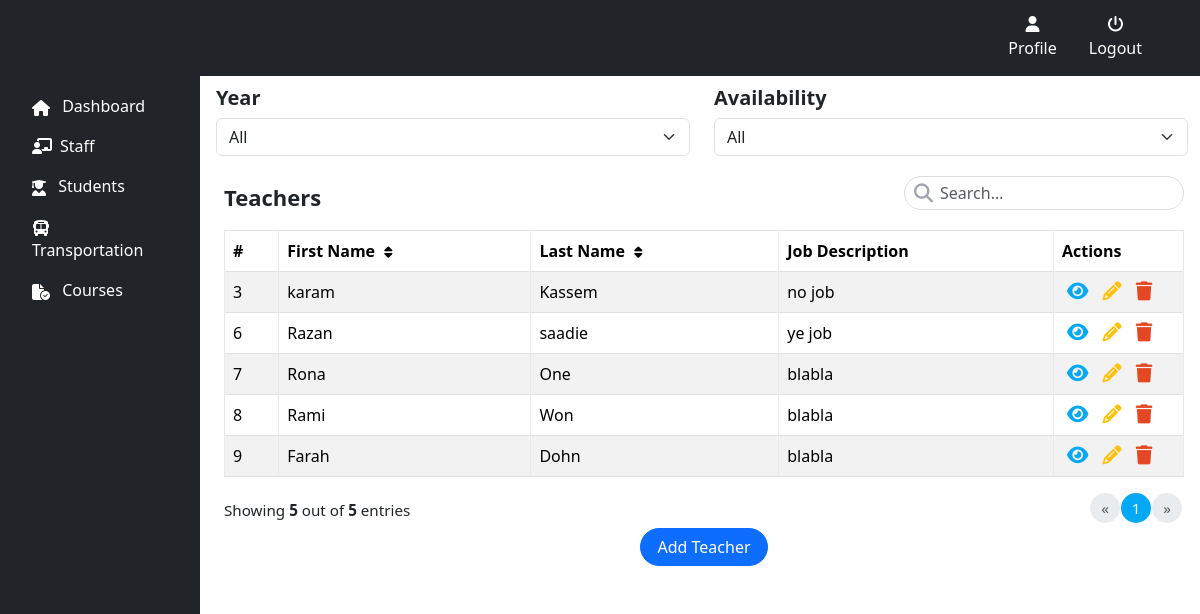
The page /php/admin/teacher.php (signed in) on the database its author committed.
### tables this page shows
CREATE TABLE `teacher` (
  `teacher_id` int(30) NOT NULL,
  `first_name` varchar(30) NOT NULL,
  `last_name` varchar(30) NOT NULL,
  `email` varchar(50) NOT NULL,
  `job_description` text NOT NULL
);

### php/admin/teacher.php (the view, shortened to what this page needs)
<?php
include_once '../include/connect.php';
$teachersPerPage = 10;
$page = isset($_GET['page']) && is_numeric($_GET['page']) ? $_GET['page'] : 1;
$offset = ($page - 1) * $teachersPerPage;
$sql = "SELECT teacher_id, first_name, last_name, job_description FROM teacher";
$sql_total_teachers = "SELECT COUNT(*) AS total FROM teacher";
$sql .= " LIMIT $offset, $teachersPerPage";
if ($stmt = mysqli_prepare($connection, $sql)) {
    mysqli_stmt_execute($stmt);
    $result = mysqli_stmt_get_result($stmt);
} else {
    echo "Error in preparing SQL statement: " . mysqli_error($connection);
}
?>
<!DOCTYPE html>
<html lang="en">
<head>
    <link href="../../external/bootstrap/bootstrap.min.css" rel="stylesheet">
    <link href="../../external/fontawesome/css/all.min.css" rel="stylesheet">
    <link href="../../external/fontawesome/css/fontawesome.min.css" rel="stylesheet">
    <link href="../../css/teacher.css" rel="stylesheet">
</head>
<?php
include '../include/navbar.php';
?>
<body>
    <div class="row">
        <div class="col-md-2">
            <?php include '../include/sidebar.php'; ?>
        </div>
        <div class="col-md-10">
            <div class="container mt-3">
                <?php
                if ($result) {
                    $resultTotalTeachers = mysqli_query($connection, $sql_total_teachers);
                    $rowTotalTeachers = mysqli_fetch_assoc($resultTotalTeachers);
                    $total_teachers = $rowTotalTeachers['total'];
                ?>
                    <div class="row">
                        <div class="col-md-6">
                            <h5><b>Year</b></h5>
                            <select class="form-select">
                                <option selected="">All</option>
                            </select>
                        </div>
                        <div class="col-md-6">
                            <h5><b>Availability</b></h5>
                            <form id="statusForm" action="teacher.php" method="GET">
                                <select class="form-select" name="status" onchange="submit_form('statusForm')">
                                    <option value="">All</option>
                                </select>
                            </form>
                        </div>
                    </div>
            </div>
            <div class="table-responsive">
                <div class="table-wrapper">
                    <div class="table-title">
                        <div class="row">
                            <div class="col-sm-8">
                                <h2><b>Teachers</b></h2>
                            </div>
                            <div class="col-sm-4">
                                <div class="search-box">
                                    <form id="searchForm" action="teacher.php" method="GET">
                                        <i class="fa-solid fa-magnifying-glass" onclick="submit_form('searchForm')"></i>
                                        <input type="text" class="form-control" name="search" id="searchInput" placeholder="Search&hellip;" value=<?php echo $_GET["search"] ?? ""; ?>>
                                    </form>
                                </div>
                            </div>
                        </div>
                    </div>
                    <table class="table table-striped table-hover table-bordered">
                        <thead>
                            <tr>
                                <th>#</th>
                                <th>First Name <i class="fa fa-sort"></i></th>
                                <th>Last Name <i class="fa fa-sort"></i></th>
                                <th>Job Description</th>
                                <th>Actions</th>
                            </tr>
                        </thead>
                        <tbody>
                            <?php while ($row = mysqli_fetch_assoc($result)) : ?>
                                <tr>
                                    <td><?php echo $row['teacher_id']; ?></td>
                                    <td><?php echo $row['first_name']; ?></td>
                                    <td><?php echo $row['last_name']; ?></td>
                                    <td><?php echo $row['job_description']; ?></td>
                                    <td>
                                        <a href="view_teacher.php?view=<?php echo $row['teacher_id']; ?>" class="view" title="View" name="view" data-toggle="tooltip">
                                            <i class="fa-solid fa-eye"></i>
                                        </a>
                                        <a href="edit_teacher.php?edit=<?php echo $row['teacher_id']; ?>" class="edit" title="Edit" name="edit" data-toggle="tooltip">
                                            <i class="fa-solid fa-pencil"></i>
                                        </a>
                                        <a href="teacher.php?delete=<?php echo $row['teacher_id']; ?>" class="delete" title="Delete" name="delete" data-toggle="tooltip" onclick="return confirm('Delete this teacher?');">
                                            <i class="fa-solid fa-trash"></i>
                                        </a>
                                    </td>
                                </tr>
                            <?php endwhile; ?>
                        </tbody>
                    </table>
                    <?php
                    $totalPages = ceil($total_teachers / $teachersPerPage);
                    $current_entries_end = min($total_teachers, $offset + $teachersPerPage);
                    if ($current_entries_end < $offset + $teachersPerPage) {
                        $teachersPerPage = $current_entries_end - $offset;
                    } ?>
                    <div class='clearfix'>
                        <div class='hint-text'>Showing <b><?php echo $teachersPerPage ?></b> out of <b><?php echo $total_teachers ?></b> entries</div>
                        <?php
                        $maxVisiblePages = 5;
                        $startPage = max(1, $page - floor($maxVisiblePages / 2));
                        $endPage = min($totalPages, $startPage + $maxVisiblePages - 1);
                        $startPage = max(1, $endPage - $maxVisiblePages + 1);
                        ?>
                        <ul class="pagination">
                            <li class="page-item <?php echo $page == 1 ? 'disabled' : ''; ?>">
                                <a class="page-link" href="<?php echo $page > 1 ? "?page=" . ($page - 1) : "#"; ?>" aria-label="Previous">
                                    <span aria-hidden="true">&laquo;</span>
                                </a>
                            </li>
                            <?php for ($i = $startPage; $i <= $endPage; $i++) : ?>
                                <li class="page-item <?php echo $i == $page ? 'active' : ''; ?>">
                                    <a class="page-link" href="?page=<?php echo $i; ?>"><?php echo $i; ?></a>
                                </li>
                            <?php endfor; ?>
                            <li class="page-item <?php echo $page == $totalPages || $totalPages == 0 ? 'disabled' : ''; ?>">
                                <a class="page-link" href="<?php echo $page < $totalPages ? "?page=" . ($page + 1) : "#"; ?>" aria-label="Next">
                                    <span aria-hidden="true">&raquo;</span>
                                </a>
                            </li>
                        </ul>
                    </div>
                <?php } ?>
                <div class="text-center">
                    <a href="add_teacher.php" class="btn btn-primary rounded-pill px-3">Add Teacher</a>
                </div>
                </div>
            </div>
</body>
</html>

### php/include/navbar.php (shortened to what this page needs)
<!doctype html>
<html lang="en" data-bs-theme="auto">
  <head>
    <link href="../../external/bootstrap/bootstrap.min.css" rel="stylesheet">
    <link href="../../external/fontawesome/css/all.min.css" rel="stylesheet">
    <link href="../../external/fontawesome/css/fontawesome.min.css" rel="stylesheet">
  </head>
  <body>
    <header>
      <div class="px-3 py-2 text-bg-dark fixed-top">
        <div class="container">
          <div class="d-flex flex-wrap align-items-center justify-content-center justify-content-lg-start">
            <ul class="nav col-12 col-lg-auto my-2 justify-content-center my-md-0">
              <li>
                <a href="../include/navbar.php?admin=true" class="nav-link text-white">
                  <i class="bi d-block mx-auto mb-1 fa-solid fa-user"></i>
                  Profile
                </a>
              </li>
              <li>
                <a href="../admin/login.php?logout=true" class="nav-link text-white">
                  <i class="bi d-block mx-auto mb-1 fa-solid fa-power-off"></i>
                  Logout
                </a>
              </li>
            </ul>
          </div>
        </div>
    </header>
  </body>
</html>

### php/include/sidebar.php (shortened to what this page needs)
<!doctype html>
<html lang="en">
<head>
  <link href="../../external/bootstrap/bootstrap.min.css" rel="stylesheet">
  <link href="../../external/fontawesome/css/all.min.css" rel="stylesheet">
  <link href="../../external/fontawesome/css/fontawesome.min.css" rel="stylesheet">
</head>
<body>
  <main class="sidebar text-bg-dark">
    <div class="d-flex flex-column flex-shrink-0 p-3 text-bg-dark ">
      <ul class="nav nav-pills flex-column mb-auto">
        <li>
          <a href="../admin/dashboard.php" class="nav-link text-white">
            <i class="bi pe-none me-2 fa-solid fa-house"></i>
            Dashboard
          </a>
        </li>
        <li>
          <button class="text-white nav-link btn btn-toggle d-inline-flex align-items-center rounded border-0 collapsed" data-bs-toggle="collapse" data-bs-target="#account-collapse" aria-expanded="false">
            <i class="bi pe-none me-2 fa-solid fa-chalkboard-user"></i>
            Staff
          </button>
        </li>
        <li>
          <a href="../admin/student.php" class="nav-link text-white">
            <i class="bi pe-none me-2 fa-solid fa-user-graduate"></i>
            Students
          </a>
        </li>
        <li>
          <a href="../admin/transportation.php" class="nav-link text-white">
            <i class="bi pe-none me-2 fa-solid fa-bus"></i>
            Transportation
          </a>
        </li>
        <li>
          <a href="../admin/course.php" class="nav-link text-white">
            <i class="bi pe-none me-2 fa-solid fa-file-circle-check"></i>
            Courses
          </a>
        </li>
      </ul>
    </div>
    <div class="b-example-vr"></div>
  </main>
</body>
</html>

### css/teacher.css (style rules this page uses)
.table-wrapper { min-width: 1000px; background: #fff; padding: 20px; box-shadow: 0 1px 1px rgba(0, 0, 0, .05); }
.table-title { padding-bottom: 10px; margin: 0 0 10px; }
.table-title h2 { margin: 8px 0 0; font-size: 22px; }
.search-box { position: relative; float: right; }
.search-box input { height: 34px; border-radius: 20px; padding-left: 35px; border-color: #ddd; box-shadow: none; }
.search-box i { color: #a0a5b1; position: absolute; font-size: 19px; top: 8px; left: 10px; cursor: pointer; }
table.table tr th, table.table tr td { border-color: #e9e9e9; }
table.table-striped tbody tr:nth-of-type(odd) { background-color: #fcfcfc; }
table.table th i { font-size: 13px; margin: 0 5px; cursor: pointer; }
table.table td:last-child { width: 130px; }
table.table td a { color: #a0a5b1; display: inline-block; margin: 0 5px; }
table.table td a.view { color: #03A9F4; }
table.table td a.edit { color: #FFC107; }
table.table td a.delete { color: #E34724; }
table.table td i { font-size: 19px; }
.pagination { float: right; margin: 0 0 5px; }
.pagination li a { border: none; font-size: 95%; width: 30px; height: 30px; color: #999; margin: 0 2px; line-height: 30px; border-radius: 30px !important; text-align: center; padding: 0; }
.pagination li.active a { background: #03A9F4; }
.hint-text { float: left; margin-top: 6px; font-size: 95%; }

### php/include/navbar.php (style rules this page uses)
body { padding-top: 70px; }
.bi { vertical-align: -.125em; text-align: center; fill: currentColor; border-radius: 10px; }
.nav-link { border-radius: 10px; }

### php/include/sidebar.php (style rules this page uses)
.sidebar .btn { width: 100%; }
.b-example-vr { flex-shrink: 0; width: 1.5rem; height: 100vh; }
.bi { vertical-align: -.125em; fill: currentColor; }
.sidebar { width: 200px; height: 100vh; position: fixed; top: 70px; left: 0; }

### rows shown on the page
teacher: teacher_id "3", first_name "karam", last_name "Kassem", job_description "no job"
teacher: teacher_id "6", first_name "Razan", last_name "saadie", job_description "ye job"
teacher: teacher_id "7", first_name "Rona", last_name "One", job_description "blabla"
teacher: teacher_id "8", first_name "Rami", last_name "Won", job_description "blabla"
teacher: teacher_id "9", first_name "Farah", last_name "Dohn", job_description "blabla"

### other values the page prints
$teachersPerPage "5"
$total_teachers "5"
